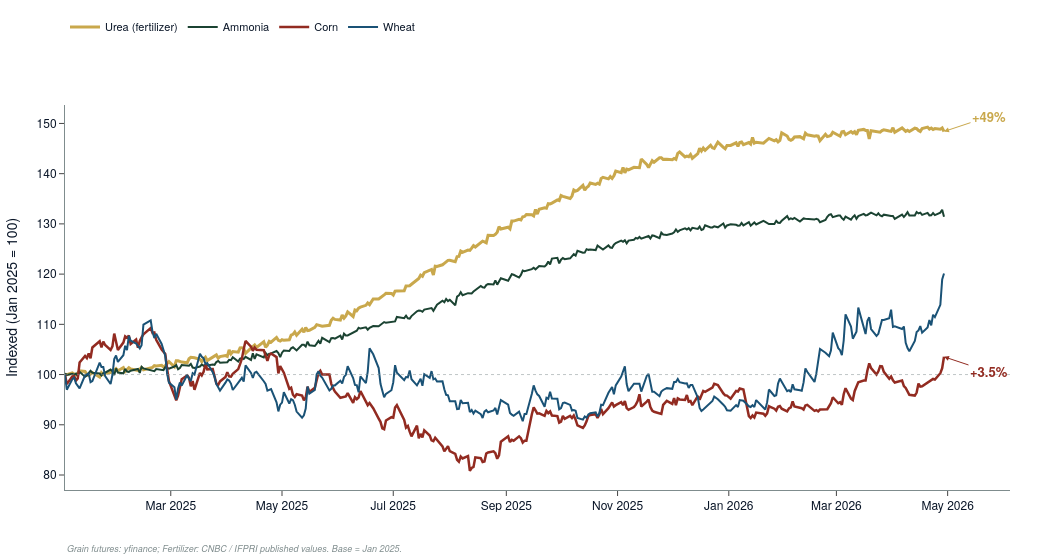

Notebook code for this chart:
### Markdown cell above
## Cell 4 — Hero 1: Fertilizer vs Grain Divergence (Slide 2)
**Chart:** Urea/Ammonia/DAP vs Corn/Wheat indexed to Jan 2025 = 100
**Title:** "FERTILIZER IS UP 49%. CORN IS UP 0.5%."

### Code cell
def build_hero1():
    # ── Grain: real data first, synthetic fallback ─────────────────────────────
    try:
        raw = yf.download(["ZC=F", "ZS=F", "ZW=F"], start="2024-12-15",
                          auto_adjust=True, progress=False)
        grain = (raw["Close"] if isinstance(raw.columns, pd.MultiIndex) else raw).copy()
        grain.columns = [c.replace("=F","") for c in grain.columns]
        grain = grain.rename(columns={"ZC": "Corn", "ZS": "Soy", "ZW": "Wheat"})
        base_date = grain.loc["2025-01-01":].first_valid_index()
        grain_norm = (grain / grain.loc[base_date]) * 100
        grain_norm = grain_norm.loc[base_date:].dropna()
        src_note = "yfinance"
    except Exception as exc:
        print(f"Grain download failed ({exc}) — synthetic fallback")
        dates = pd.date_range("2025-01-03", periods=330, freq="B")
        rng = np.random.default_rng(42)
        grain_norm = pd.DataFrame({
            "Corn":  100 + np.cumsum(rng.normal(0.002, 0.30, 330)),
            "Soy":   100 + np.cumsum(rng.normal(0.010, 0.35, 330)),
            "Wheat": 100 + np.cumsum(rng.normal(0.015, 0.40, 330)),
        }, index=dates)
        src_note = "synthetic"

    # ── Fertilizer: smooth S-curve ramp from published % changes ──────────────
    dates = grain_norm.index
    t = np.linspace(0, 1, len(dates))
    ramp = 1 / (1 + np.exp(-8 * (t - 0.45)))
    ramp = (ramp - ramp.min()) / (ramp.max() - ramp.min())
    rng2 = np.random.default_rng(0)
    fert = pd.DataFrame({
        "Urea":    100 + 49 * ramp + rng2.normal(0, 0.4, len(dates)),
        "Ammonia": 100 + 32 * ramp + rng2.normal(0, 0.35, len(dates)),
        "DAP":     100 + 21 * ramp + rng2.normal(0, 0.30, len(dates)),
    }, index=dates)

    # ── Chart ──────────────────────────────────────────────────────────────────
    fig = go.Figure()
    fig.add_trace(go.Scatter(x=dates, y=fert["Urea"],    name="Urea (fertilizer)",
                             line=dict(color=GOLD,    width=3)))
    fig.add_trace(go.Scatter(x=dates, y=fert["Ammonia"], name="Ammonia",
                             line=dict(color=FOREST,  width=2)))
    fig.add_trace(go.Scatter(x=dates, y=grain_norm["Corn"],  name="Corn",
                             line=dict(color=CRIMSON, width=2.5)))
    fig.add_trace(go.Scatter(x=dates, y=grain_norm["Wheat"], name="Wheat",
                             line=dict(color=OCEAN,   width=2)))
    fig.add_hline(y=100, line_dash="dot", line_color=GREY, line_width=1, opacity=0.5)

    urea_now = fert["Urea"].iloc[-1]
    corn_now = grain_norm["Corn"].iloc[-1]
    fig.add_annotation(x=dates[-1], y=urea_now, text="<b>+49%</b>",
        showarrow=True, arrowhead=2, arrowcolor=GOLD,
        font=dict(color=GOLD, size=13), ax=45, ay=-15)
    fig.add_annotation(x=dates[-1], y=corn_now,
        text=f"<b>+{corn_now-100:.1f}%</b>",
        showarrow=True, arrowhead=2, arrowcolor=CRIMSON,
        font=dict(color=CRIMSON, size=13), ax=45, ay=15)

    fig = apply_layout(fig,
        title="FERTILIZER IS UP 49%. CORN IS UP 0.5%.",
        subtitle="Cascade 1: fertilizer cost spike not yet reflected in grain prices — gap closes in 6-12 weeks.",
        source=f"Grain futures: {src_note}; Fertilizer: CNBC / IFPRI published values. Base = Jan 2025.")
    fig.update_layout(
        yaxis_title="Indexed (Jan 2025 = 100)",
        legend=dict(orientation="h", x=0.0, y=1.24),
    )
    export_chart(fig, "hero_1_divergence")
    return fig

fig_hero1 = build_hero1()
fig_hero1.show()

### Figure 1 — Plotly figure (JSON) as saved in the notebook; plotly's stock layout.template omitted (floating-point values rounded to 4 significant figures; data arrays with more than 128 entries replaced by an {"elided": "..."} marker saying what was removed)
{"data": [{"line": {"color": "#C9A84C", "width": 3}, "name": "Urea (fertilizer)", "type": "scatter", "x": {"elided": "332 str values"}, "y": {"elided": "332 float values"}}, {"line": {"color": "#1B4332", "width": 2}, "name": "Ammonia", "type": "scatter", "x": {"elided": "332 str values"}, "y": {"elided": "332 float values"}}, {"line": {"color": "#922B21", "width": 2.5}, "name": "Corn", "type": "scatter", "x": {"elided": "332 str values"}, "y": {"elided": "332 float values"}}, {"line": {"color": "#1A5276", "width": 2}, "name": "Wheat", "type": "scatter", "x": {"elided": "332 str values"}, "y": {"elided": "332 float values"}}], "layout": {"annotations": [{"arrowcolor": "#C9A84C", "arrowhead": 2, "ax": 45, "ay": -15, "font": {"color": "#C9A84C", "size": 13}, "showarrow": true, "text": "<b>+49%</b>", "x": "2026-04-29T00:00:00", "y": 148.4}, {"arrowcolor": "#922B21", "arrowhead": 2, "ax": 45, "ay": 15, "font": {"color": "#922B21", "size": 13}, "showarrow": true, "text": "<b>+3.5%</b>", "x": "2026-04-29T00:00:00", "y": 103.5}, {"font": {"color": "#7F8C8D", "family": "Helvetica Neue, Arial, sans-serif", "size": 9}, "showarrow": false, "text": "<i>Grain futures: yfinance; Fertilizer: CNBC / IFPRI published values. Base = Jan 2025.</i>", "x": 0.0, "xanchor": "left", "xref": "paper", "y": -0.13, "yanchor": "top", "yref": "paper"}], "font": {"color": "#0A1628", "family": "Helvetica Neue, Arial, sans-serif"}, "height": 560, "legend": {"bgcolor": "rgba(0,0,0,0)", "bordercolor": "rgba(0,0,0,0)", "font": {"color": "#0A1628", "size": 11}, "orientation": "h", "x": 0.0, "y": 1.24}, "margin": {"b": 70, "l": 60, "r": 40, "t": 100}, "paper_bgcolor": "white", "plot_bgcolor": "white", "shapes": [{"line": {"color": "#7F8C8D", "dash": "dot", "width": 1}, "opacity": 0.5, "type": "line", "x0": 0, "x1": 1, "xref": "x domain", "y0": 100, "y1": 100, "yref": "y"}], "width": 1050, "xaxis": {"linecolor": "#7F8C8D", "linewidth": 1, "showgrid": false, "ticks": "outside"}, "yaxis": {"linecolor": "#7F8C8D", "linewidth": 1, "showgrid": false, "ticks": "outside", "title": {"text": "Indexed (Jan 2025 = 100)"}}}}
